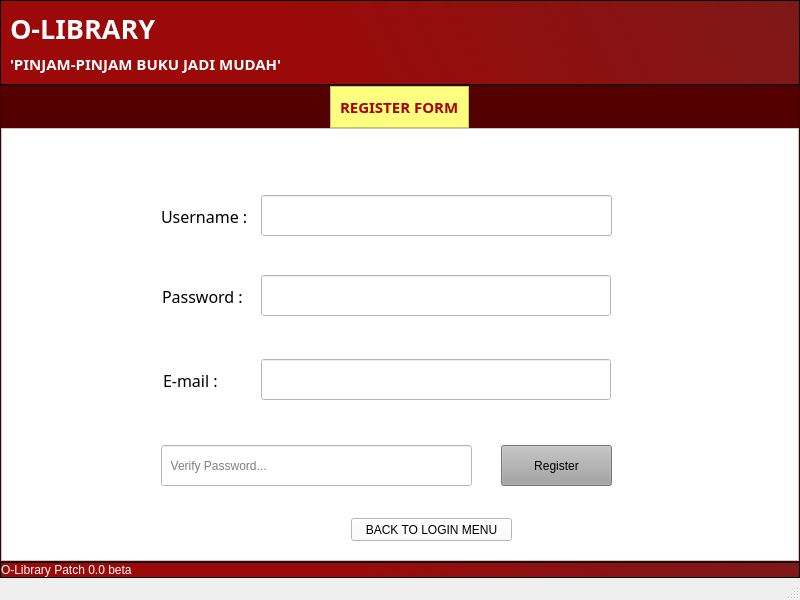
<?xml version="1.0" encoding="UTF-8"?>
<ui version="4.0">
 <class>MainWindow</class>
 <widget class="QMainWindow" name="MainWindow">
  <property name="geometry">
   <rect>
    <x>0</x>
    <y>0</y>
    <width>800</width>
    <height>600</height>
   </rect>
  </property>
  <property name="minimumSize">
   <size>
    <width>800</width>
    <height>600</height>
   </size>
  </property>
  <property name="sizeIncrement">
   <size>
    <width>800</width>
    <height>600</height>
   </size>
  </property>
  <property name="windowTitle">
   <string>MainWindow</string>
  </property>
  <widget class="QWidget" name="centralwidget">
   <layout class="QVBoxLayout" name="verticalLayout">
    <property name="spacing">
     <number>0</number>
    </property>
    <property name="leftMargin">
     <number>0</number>
    </property>
    <property name="topMargin">
     <number>0</number>
    </property>
    <property name="rightMargin">
     <number>0</number>
    </property>
    <property name="bottomMargin">
     <number>0</number>
    </property>
    <item>
     <widget class="QFrame" name="header">
      <property name="styleSheet">
       <string notr="true">background-color:qlineargradient(spread:pad, x1:0.341, y1:0.034, x2:1, y2:0, stop:0 rgba(153, 0, 0, 245), stop:1 rgba(122, 17, 17, 246))</string>
      </property>
      <property name="frameShape">
       <enum>QFrame::StyledPanel</enum>
      </property>
      <property name="frameShadow">
       <enum>QFrame::Raised</enum>
      </property>
      <layout class="QVBoxLayout" name="verticalLayout_2">
       <item>
        <widget class="QLabel" name="label">
         <property name="font">
          <font>
           <family>Trueno</family>
           <pointsize>20</pointsize>
           <weight>75</weight>
           <bold>true</bold>
          </font>
         </property>
         <property name="styleSheet">
          <string notr="true">background:none;
color:#fff</string>
         </property>
         <property name="text">
          <string>O-LIBRARY</string>
         </property>
        </widget>
       </item>
       <item>
        <widget class="QLabel" name="label_2">
         <property name="font">
          <font>
           <family>Trueno</family>
           <pointsize>11</pointsize>
           <weight>75</weight>
           <bold>true</bold>
          </font>
         </property>
         <property name="styleSheet">
          <string notr="true">background:none;
color:#fff</string>
         </property>
         <property name="text">
          <string>'PINJAM-PINJAM BUKU JADI MUDAH'</string>
         </property>
        </widget>
       </item>
      </layout>
     </widget>
    </item>
    <item>
     <widget class="QFrame" name="body">
      <property name="sizePolicy">
       <sizepolicy hsizetype="Preferred" vsizetype="Expanding">
        <horstretch>0</horstretch>
        <verstretch>0</verstretch>
       </sizepolicy>
      </property>
      <property name="styleSheet">
       <string notr="true">background:rgb(170, 255, 0)rgb(85, 0, 0)</string>
      </property>
      <property name="frameShape">
       <enum>QFrame::StyledPanel</enum>
      </property>
      <property name="frameShadow">
       <enum>QFrame::Raised</enum>
      </property>
      <layout class="QVBoxLayout" name="verticalLayout_4">
       <property name="spacing">
        <number>0</number>
       </property>
       <property name="leftMargin">
        <number>0</number>
       </property>
       <property name="topMargin">
        <number>0</number>
       </property>
       <property name="rightMargin">
        <number>0</number>
       </property>
       <property name="bottomMargin">
        <number>0</number>
       </property>
       <item alignment="Qt::AlignHCenter|Qt::AlignTop">
        <widget class="QFrame" name="judul_2">
         <property name="styleSheet">
          <string notr="true">background:rgb(255, 255, 127)</string>
         </property>
         <property name="frameShape">
          <enum>QFrame::StyledPanel</enum>
         </property>
         <property name="frameShadow">
          <enum>QFrame::Raised</enum>
         </property>
         <layout class="QVBoxLayout" name="verticalLayout_5">
          <item>
           <widget class="QLabel" name="label_4">
            <property name="font">
             <font>
              <family>Trueno</family>
              <pointsize>11</pointsize>
              <weight>75</weight>
              <bold>true</bold>
             </font>
            </property>
            <property name="styleSheet">
             <string notr="true">background:none;
color:rgb(170, 0, 0);
</string>
            </property>
            <property name="text">
             <string>REGISTER FORM</string>
            </property>
           </widget>
          </item>
         </layout>
        </widget>
       </item>
       <item>
        <widget class="QFrame" name="input">
         <property name="sizePolicy">
          <sizepolicy hsizetype="Preferred" vsizetype="Expanding">
           <horstretch>0</horstretch>
           <verstretch>0</verstretch>
          </sizepolicy>
         </property>
         <property name="styleSheet">
          <string notr="true">background:#fff</string>
         </property>
         <property name="locale">
          <locale language="English" country="UnitedStatesMinorOutlyingIslands"/>
         </property>
         <property name="frameShape">
          <enum>QFrame::StyledPanel</enum>
         </property>
         <property name="frameShadow">
          <enum>QFrame::Raised</enum>
         </property>
         <widget class="QLabel" name="label_5">
          <property name="geometry">
           <rect>
            <x>160</x>
            <y>80</y>
            <width>91</width>
            <height>16</height>
           </rect>
          </property>
          <property name="font">
           <font>
            <family>Roboto Bk</family>
            <pointsize>12</pointsize>
           </font>
          </property>
          <property name="text">
           <string>Username :</string>
          </property>
         </widget>
         <widget class="QLabel" name="label_6">
          <property name="geometry">
           <rect>
            <x>162</x>
            <y>237</y>
            <width>151</width>
            <height>31</height>
           </rect>
          </property>
          <property name="font">
           <font>
            <family>Roboto Bk</family>
            <pointsize>12</pointsize>
           </font>
          </property>
          <property name="text">
           <string>E-mail :</string>
          </property>
         </widget>
         <widget class="QLabel" name="label_8">
          <property name="geometry">
           <rect>
            <x>161</x>
            <y>160</y>
            <width>90</width>
            <height>16</height>
           </rect>
          </property>
          <property name="font">
           <font>
            <family>Roboto Bk</family>
            <pointsize>12</pointsize>
           </font>
          </property>
          <property name="text">
           <string>Password :</string>
          </property>
         </widget>
         <widget class="QLineEdit" name="usr">
          <property name="geometry">
           <rect>
            <x>260</x>
            <y>67</y>
            <width>351</width>
            <height>41</height>
           </rect>
          </property>
         </widget>
         <widget class="QLineEdit" name="psw">
          <property name="geometry">
           <rect>
            <x>260</x>
            <y>147</y>
            <width>350</width>
            <height>41</height>
           </rect>
          </property>
          <property name="echoMode">
           <enum>QLineEdit::Password</enum>
          </property>
         </widget>
         <widget class="QLineEdit" name="email">
          <property name="geometry">
           <rect>
            <x>260</x>
            <y>231</y>
            <width>350</width>
            <height>41</height>
           </rect>
          </property>
         </widget>
         <widget class="QLineEdit" name="vpsw">
          <property name="geometry">
           <rect>
            <x>160</x>
            <y>317</y>
            <width>311</width>
            <height>41</height>
           </rect>
          </property>
          <property name="echoMode">
           <enum>QLineEdit::Password</enum>
          </property>
          <property name="placeholderText">
           <string>  Verify Password...</string>
          </property>
         </widget>
         <widget class="QPushButton" name="regis">
          <property name="geometry">
           <rect>
            <x>500</x>
            <y>317</y>
            <width>111</width>
            <height>41</height>
           </rect>
          </property>
          <property name="styleSheet">
           <string notr="true">background-color: rgb(162, 162, 162);</string>
          </property>
          <property name="text">
           <string>Register</string>
          </property>
         </widget>
         <widget class="QPushButton" name="back">
          <property name="geometry">
           <rect>
            <x>350</x>
            <y>390</y>
            <width>161</width>
            <height>23</height>
           </rect>
          </property>
          <property name="text">
           <string>BACK TO LOGIN MENU</string>
          </property>
         </widget>
         <widget class="QLabel" name="error_regis">
          <property name="geometry">
           <rect>
            <x>280</x>
            <y>15</y>
            <width>241</width>
            <height>31</height>
           </rect>
          </property>
          <property name="font">
           <font>
            <family>Segoe UI</family>
            <pointsize>14</pointsize>
           </font>
          </property>
          <property name="styleSheet">
           <string notr="true">color: rgb(255, 0, 0);</string>
          </property>
          <property name="text">
           <string/>
          </property>
          <property name="alignment">
           <set>Qt::AlignCenter</set>
          </property>
         </widget>
        </widget>
       </item>
      </layout>
     </widget>
    </item>
    <item>
     <widget class="QFrame" name="footer">
      <property name="styleSheet">
       <string notr="true">background-color:qlineargradient(spread:pad, x1:0.341, y1:0.034, x2:1, y2:0, stop:0 rgba(153, 0, 0, 245), stop:1 rgba(122, 17, 17, 246))</string>
      </property>
      <property name="frameShape">
       <enum>QFrame::StyledPanel</enum>
      </property>
      <property name="frameShadow">
       <enum>QFrame::Raised</enum>
      </property>
      <layout class="QVBoxLayout" name="verticalLayout_3">
       <property name="spacing">
        <number>0</number>
       </property>
       <property name="leftMargin">
        <number>0</number>
       </property>
       <property name="topMargin">
        <number>0</number>
       </property>
       <property name="rightMargin">
        <number>0</number>
       </property>
       <property name="bottomMargin">
        <number>0</number>
       </property>
       <item>
        <widget class="QLabel" name="label_3">
         <property name="font">
          <font>
           <family>Segoe UI</family>
           <pointsize>9</pointsize>
          </font>
         </property>
         <property name="styleSheet">
          <string notr="true">background:none;
color:#fff</string>
         </property>
         <property name="text">
          <string>O-Library Patch 0.0 beta</string>
         </property>
        </widget>
       </item>
      </layout>
     </widget>
    </item>
   </layout>
  </widget>
  <widget class="QStatusBar" name="statusbar"/>
 </widget>
 <resources/>
 <connections/>
</ui>
